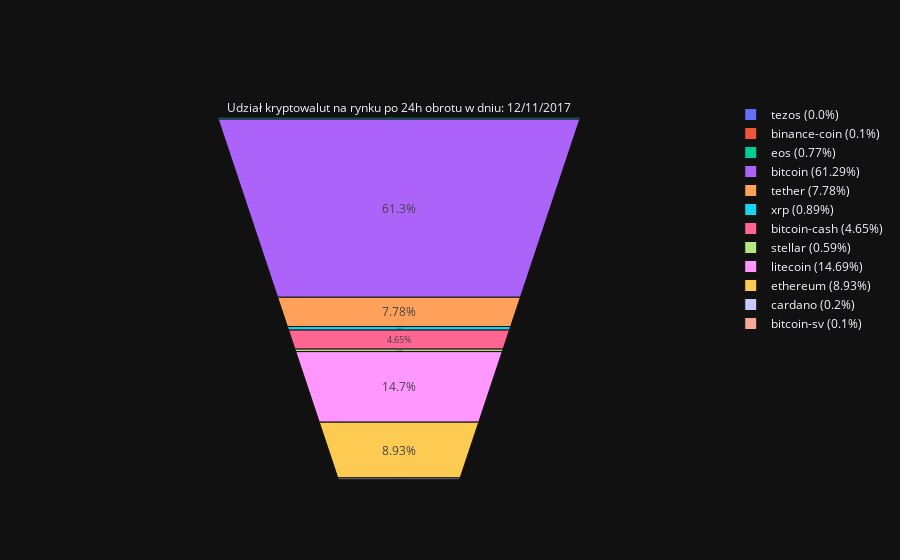

Source (notebook cell):
### Code cell
dzien="12/11/2017"
filtered=getDataFromDate(source,dzien)
makeGraphFromDate(filtered,dzien)

### Figure 1 — Plotly figure (JSON) as saved in the notebook; plotly's stock layout.template omitted (floating-point values rounded to 4 significant figures)
{"data": [{"labels": ["tezos (0.0%)", "binance-coin (0.1%)", "eos (0.77%)", "bitcoin (61.29%)", "tether (7.78%)", "xrp (0.89%)", "bitcoin-cash (4.65%)", "stellar (0.59%)", "litecoin (14.69%)", "ethereum (8.93%)", "cardano (0.2%)", "bitcoin-sv (0.1%)"], "title": {"text": "Udział kryptowalut na rynku po 24h obrotu w dniu: 12/11/2017"}, "values": [736000.0, 19430000.0, 153200000.0, 12150000000.0, 1542000000.0, 176100000.0, 922800000.0, 117500000.0, 2914000000.0, 1771000000.0, 39510000.0, 19430000.0], "type": "funnelarea"}], "layout": {}}
